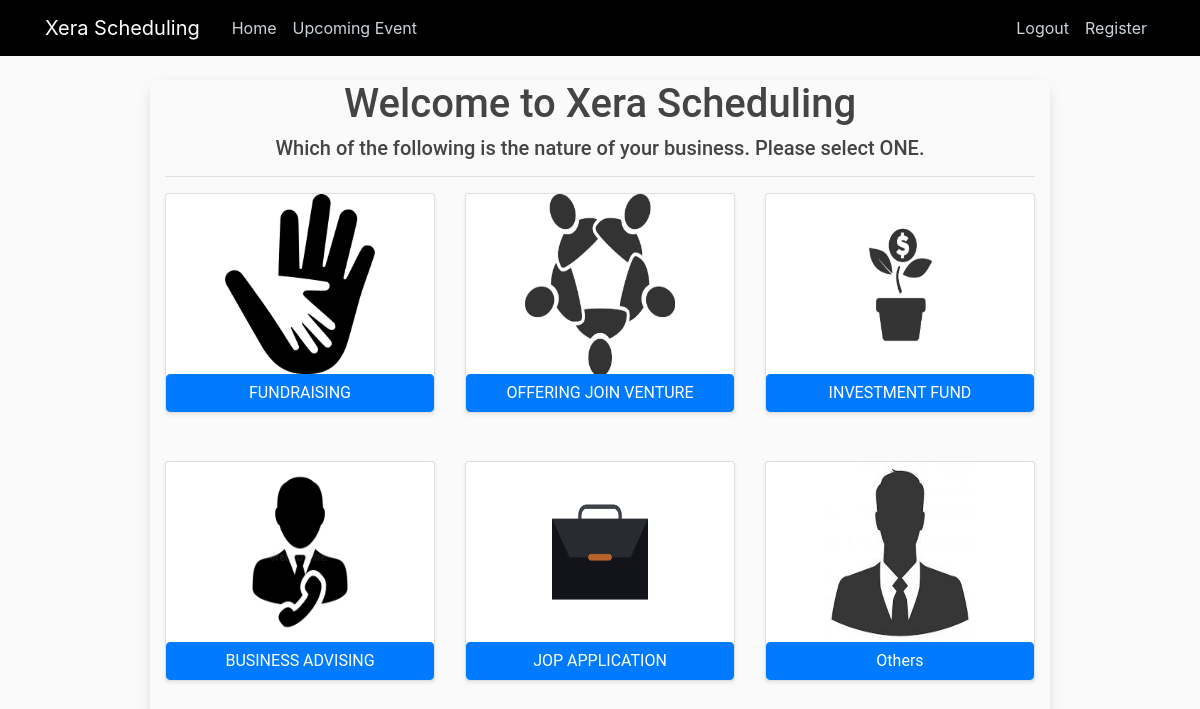
Page /ezz/category/ on the earlier database version.
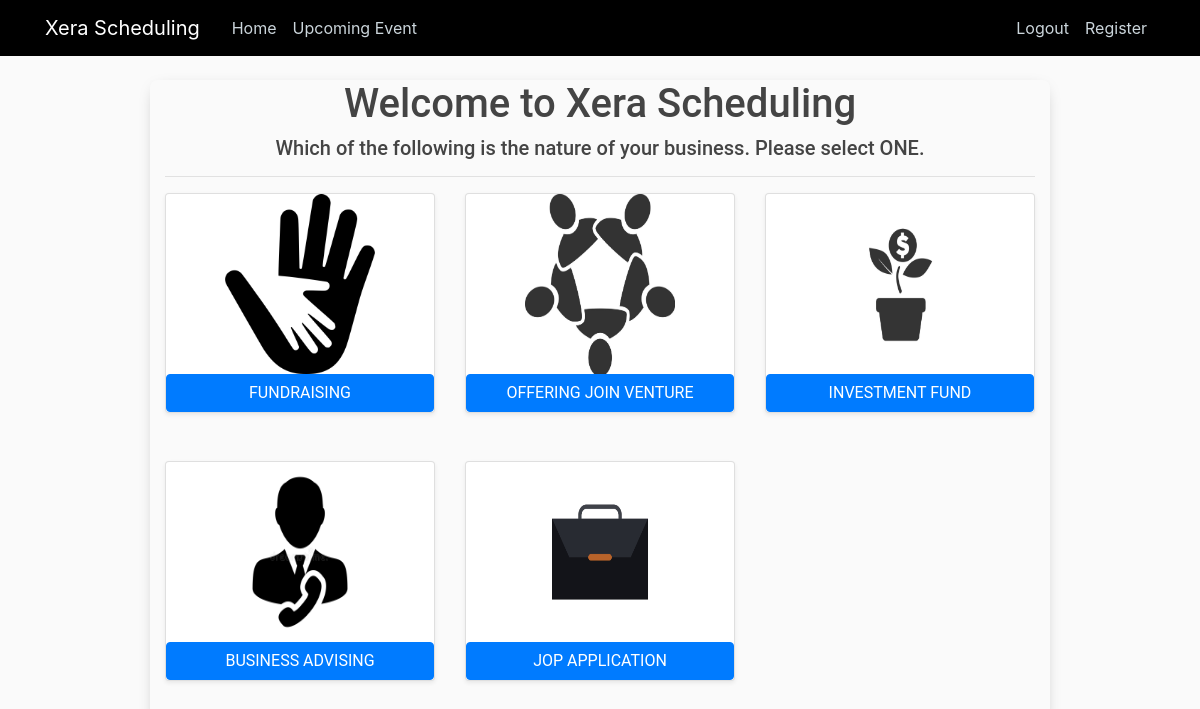
Same page on the later database version.
### premiers/models.py (models this page shows, shortened)
class MainPurpose(models.Model):
    main_item = models.CharField(max_length=200, null=True)
    main_weight = models.FloatField(null=True)
    image = models.ImageField(default='default.jpg', upload_to='MainPurpose_pics')
    description = models.TextField(max_length=1000, blank=True, null=True)

### premiers/views.py (the view)
# urls.py: path('category/', views.CategoryView.as_view(), name='ezz-category'),
class CategoryView(TemplateView):
    template_name = 'meetings/category.html'
    def get_context_data(self, **kwargs):
        context = super().get_context_data(**kwargs)
        context['mains'] = MainPurpose.objects.all()
        return context

### premiers/models.py (called while the page is built)
    def __str__(self):
        return self.sub_item

### premiers/templates/meetings/category.html
{% extends "premiers/base.html" %}
{% block content %}
<div class="event-container">
    <div class="event">
        <div class="container">
            <h1 class="text-center"> Welcome to Xera Scheduling </h1>
            <h5 class="text-center">Which of the following is the nature of your business. Please select ONE.</h5>
            <hr>
            <div class="row mt-3">
                {% for main in mains %}
                <div class="col-md-4">
                    <div class="card mb-4 shadow-sm">
                        <div style=" text-align: center; display: block;">
                            <img src="{{main.image.url}}" alt="" class="img-fluid" style="width: 150px; height:180px;">
                        </div>
                        <a href="{% url 'subcategory' main.id %}" class="btn btn-primary">{{main.main_item}}</a>
                    </div>
                    <br>
                </div>
                {% endfor %}
            </div>
        </div>
    </div>
</div>
{% endblock content %}

Differences in the rows shown:
removed MainPurpose: image (placeholder picture), main_item "Others"
